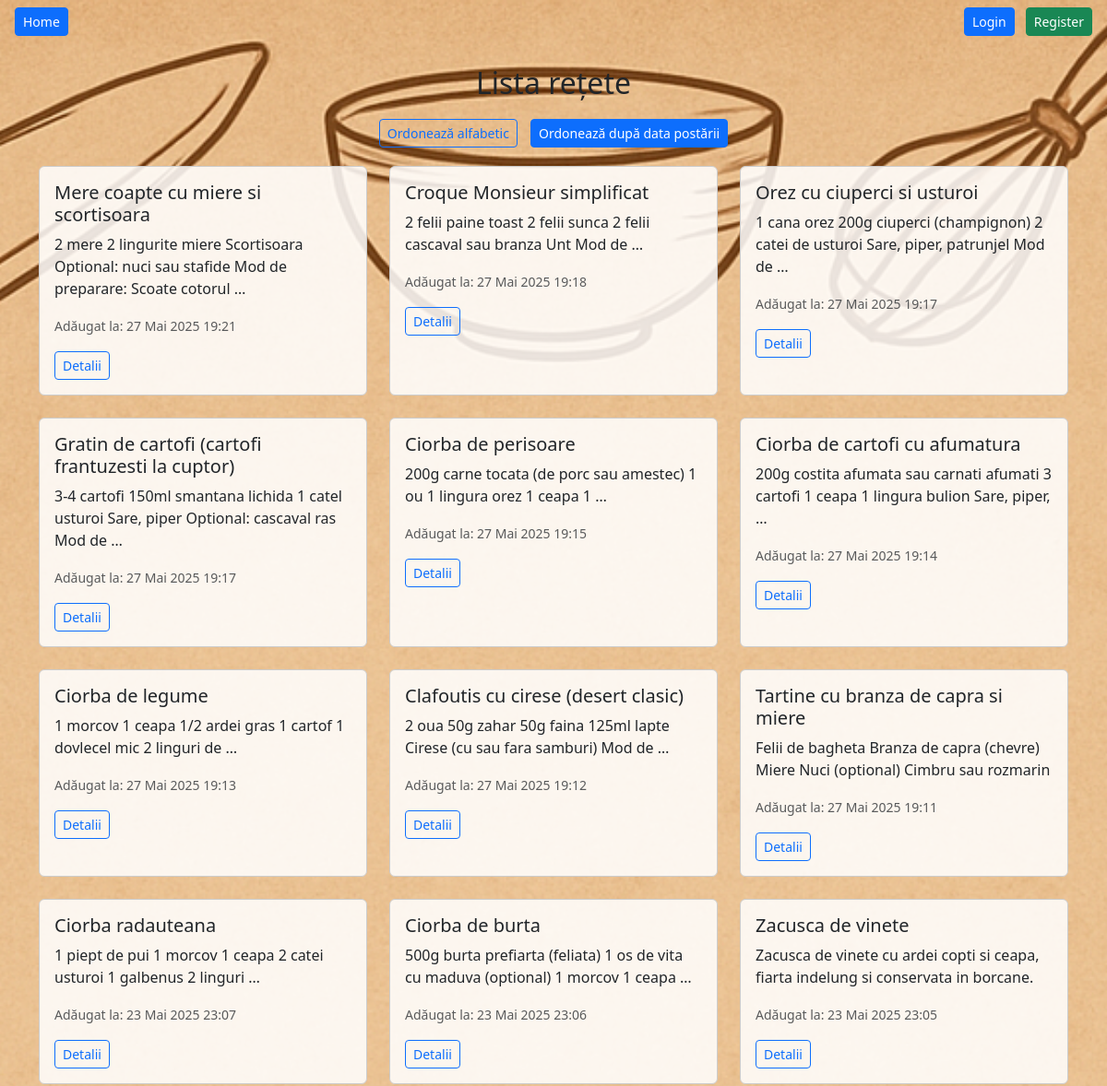
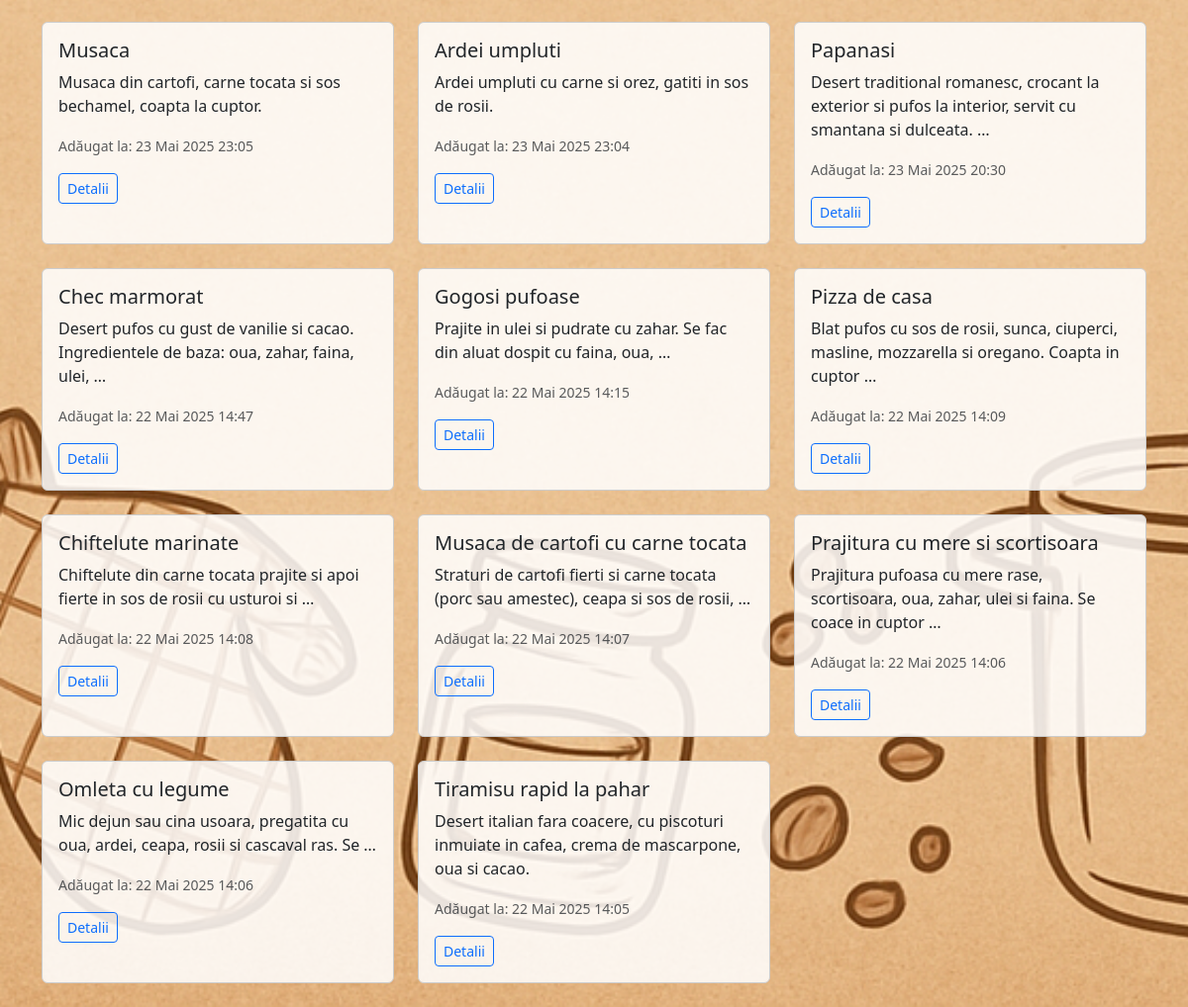
The app's page /data/ with its own data (2 pictures, top to bottom).
### recipes/models.py (models this page shows, shortened)
class Recipe(models.Model):
    user = models.ForeignKey(User, on_delete=models.CASCADE)
    title = models.CharField(max_length=100)
    ingredients = models.TextField()
    cook_time = models.CharField(max_length=50)
    created_at = models.DateTimeField(default=timezone.now)

### recipes/views.py (the view)
# urls.py: path('data/', RecipeDateListView.as_view(), name='recipe-date'),
class RecipeDateListView(ListView):
    model = Recipe
    template_name = 'recipes/recipe_by_date.html'
    context_object_name = 'recipes'
    ordering = ['-created_at']

### recipes/templates/recipes/recipe_by_date.html (shortened to what this page needs)
{% extends 'recipes/base.html' %}
{% load static %}
{% block content %}
<div style="text-align: center; margin-top: 20px;">
    <h2>Lista rețete</h2>
    <div style="margin: 20px 0;">
        <a href="{% url 'recipe-list' %}" class="btn btn-outline-primary btn-sm" style="margin-right: 10px;">Ordonează alfabetic</a>
        <a href="{% url 'recipe-date' %}" class="btn btn-primary btn-sm">Ordonează după data postării</a>
    </div>
</div>
{% if recipes %}
    <div class="row">
        {% for recipe in recipes %}
        <div class="col-md-4 mb-4">
            <div class="card h-100" style="background-color: rgba(255,255,255,0.85); border: 1px solid #ccc;">
                <div class="card-body">
                    <h5 class="card-title">{{ recipe.title }}</h5>
                    <p class="card-text">{{ recipe.ingredients|truncatewords:15 }}</p>
                    <p class="card-text">
                        <small class="text-muted">Adăugat la: {{ recipe.created_at|date:"d M Y H:i" }}</small>
                    </p>
                    <a href="{% url 'recipe-detail' recipe.pk %}" class="btn btn-outline-primary btn-sm">Detalii</a>
                </div>
            </div>
        </div>
        {% endfor %}
    </div>
{% else %}
    <p class="text-center">Nu există rețete adăugate momentan.</p>
{% endif %}
{% endblock %}

### static/css/style.css (style rules this page uses)
body.bg-custom { background-image: url("../images/fundal22.png"); background-size: cover; background-repeat: no-repeat; background-position: center center; background-attachment: fixed; min-height: 100vh; }

### records on screen
Recipe: title "Mere coapte cu miere si scortisoara", ingredients "2 mere 2 lingurite miere Scortisoara Optional: nuci sau stafide Mod de preparare: Scoate cotorul …", created_at "27 Mai 2025 19:21"
Recipe: title "Croque Monsieur simplificat", ingredients "2 felii paine toast 2 felii sunca 2 felii cascaval sau branza Unt Mod de …", created_at "27 Mai 2025 19:18"
Recipe: title "Orez cu ciuperci si usturoi", ingredients "1 cana orez 200g ciuperci (champignon) 2 catei de usturoi Sare, piper, patrunjel Mod de …", created_at "27 Mai 2025 19:17"
Recipe: title "Gratin de cartofi (cartofi frantuzesti la cuptor)", ingredients "3-4 cartofi 150ml smantana lichida 1 catel usturoi Sare, piper Optional: cascaval ras Mod de …", created_at "27 Mai 2025 19:17"
Recipe: title "Ciorba de perisoare", ingredients "200g carne tocata (de porc sau amestec) 1 ou 1 lingura orez 1 ceapa 1 …", created_at "27 Mai 2025 19:15"
Recipe: title "Ciorba de cartofi cu afumatura", ingredients "200g costita afumata sau carnati afumati 3 cartofi 1 ceapa 1 lingura bulion Sare, piper, …", created_at "27 Mai 2025 19:14"
Recipe: title "Ciorba de legume", ingredients "1 morcov 1 ceapa 1/2 ardei gras 1 cartof 1 dovlecel mic 2 linguri de …", created_at "27 Mai 2025 19:13"
Recipe: title "Clafoutis cu cirese (desert clasic)", ingredients "2 oua 50g zahar 50g faina 125ml lapte Cirese (cu sau fara samburi) Mod de …", created_at "27 Mai 2025 19:12"
Recipe: title "Tartine cu branza de capra si miere", ingredients "Felii de bagheta Branza de capra (chevre) Miere Nuci (optional) Cimbru sau rozmarin", created_at "27 Mai 2025 19:11"
Recipe: title "Ciorba radauteana", ingredients "1 piept de pui 1 morcov 1 ceapa 2 catei usturoi 1 galbenus 2 linguri …", created_at "23 Mai 2025 23:07"
Recipe: title "Ciorba de burta", ingredients "500g burta prefiarta (feliata) 1 os de vita cu maduva (optional) 1 morcov 1 ceapa …", created_at "23 Mai 2025 23:06"
Recipe: title "Zacusca de vinete", ingredients "Zacusca de vinete cu ardei copti si ceapa, fiarta indelung si conservata in borcane.", created_at "23 Mai 2025 23:05"
Recipe: title "Musaca", ingredients "Musaca din cartofi, carne tocata si sos bechamel, coapta la cuptor.", created_at "23 Mai 2025 23:05"
Recipe: title "Ardei umpluti", ingredients "Ardei umpluti cu carne si orez, gatiti in sos de rosii.", created_at "23 Mai 2025 23:04"
Recipe: title "Papanasi", ingredients "Desert traditional romanesc, crocant la exterior si pufos la interior, servit cu smantana si dulceata. …", created_at "23 Mai 2025 20:30"
Recipe: title "Chec marmorat", ingredients "Desert pufos cu gust de vanilie si cacao. Ingredientele de baza: oua, zahar, faina, ulei, …", created_at "22 Mai 2025 14:47"
Recipe: title "Gogosi pufoase", ingredients "Prajite in ulei si pudrate cu zahar. Se fac din aluat dospit cu faina, oua, …", created_at "22 Mai 2025 14:15"
Recipe: title "Pizza de casa", ingredients "Blat pufos cu sos de rosii, sunca, ciuperci, masline, mozzarella si oregano. Coapta in cuptor …", created_at "22 Mai 2025 14:09"
Recipe: title "Chiftelute marinate", ingredients "Chiftelute din carne tocata prajite si apoi fierte in sos de rosii cu usturoi si …", created_at "22 Mai 2025 14:08"
Recipe: title "Musaca de cartofi cu carne tocata", ingredients "Straturi de cartofi fierti si carne tocata (porc sau amestec), ceapa si sos de rosii, …", created_at "22 Mai 2025 14:07"
Recipe: title "Prajitura cu mere si scortisoara", ingredients "Prajitura pufoasa cu mere rase, scortisoara, oua, zahar, ulei si faina. Se coace in cuptor …", created_at "22 Mai 2025 14:06"
Recipe: title "Omleta cu legume", ingredients "Mic dejun sau cina usoara, pregatita cu oua, ardei, ceapa, rosii si cascaval ras. Se …", created_at "22 Mai 2025 14:06"
Recipe: title "Tiramisu rapid la pahar", ingredients "Desert italian fara coacere, cu piscoturi inmuiate in cafea, crema de mascarpone, oua si cacao.", created_at "22 Mai 2025 14:05"
